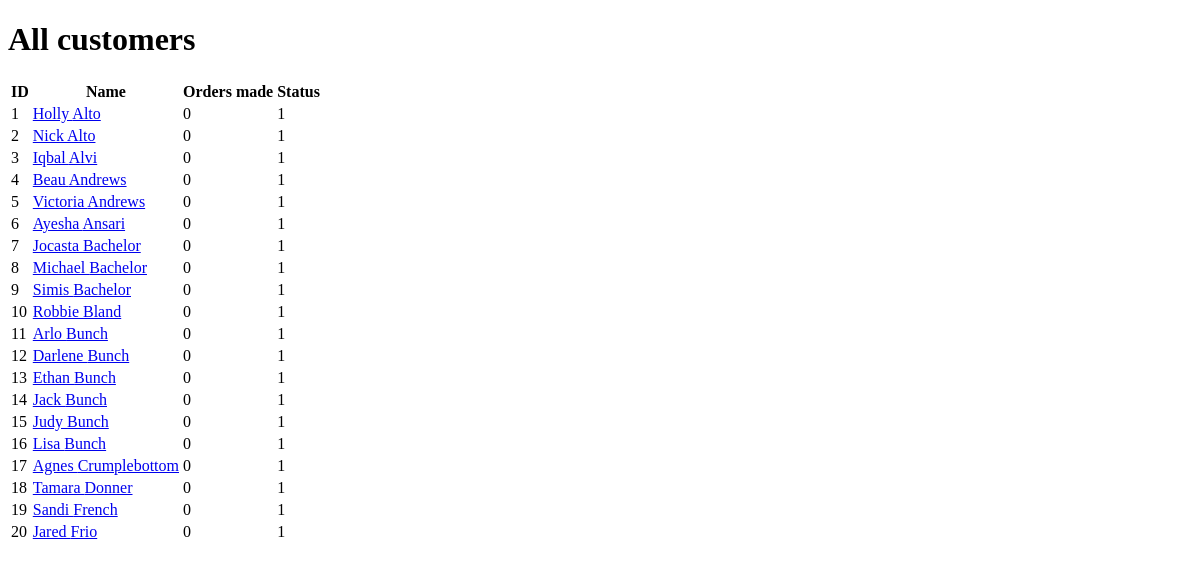
The app's page /, older data.
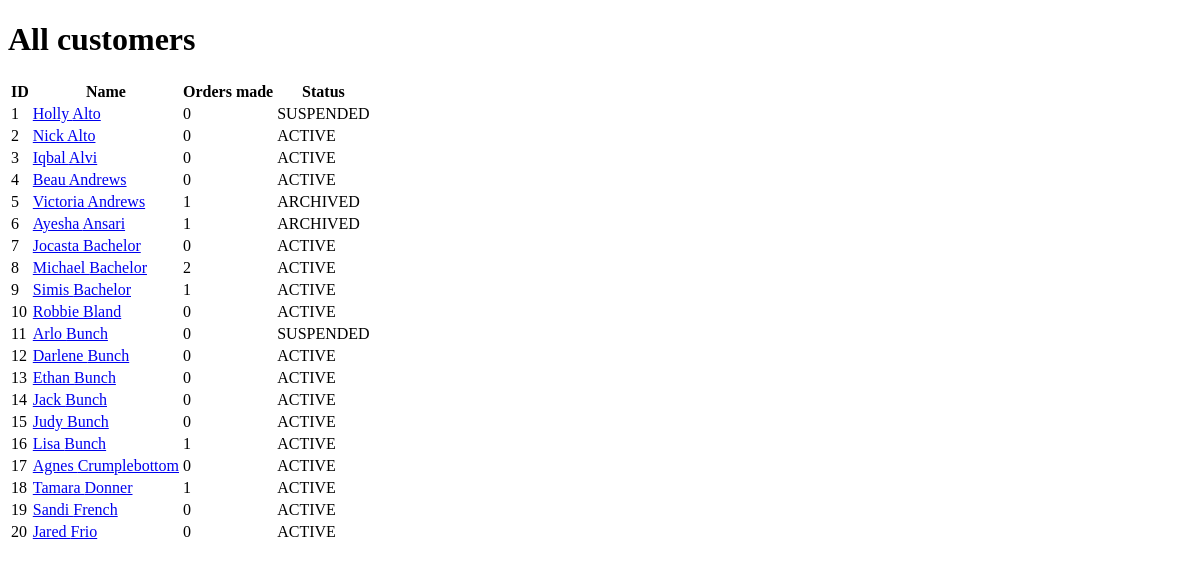
The same page, newer data.
### bookshop/models.py (models this page shows, shortened)
class Customer(models.Model):
    CUSTOMER_STATUS_CHOICES = (
        ('ACTIVE', 'Active'),
        ('ARCHIVED', 'Archived'),
        ('SUSPENDED', 'Suspended')
    )
    first_name = models.CharField(max_length=20)
    last_name = models.CharField(max_length=20)
    email = models.EmailField(max_length=60)
    status = models.CharField(max_length=20, choices=CUSTOMER_STATUS_CHOICES)

### bookshop/views.py (the view)
# urls.py: path("", views.CustomerListView.as_view(), name="customer_list_view"),
class CustomerListView(ListView):
    model = Customer
    template_name = "bookshop/customer_list"
    context_object_name = "customers"
    paginate_by = 20

### bookshop/templates/bookshop/customer_list.html
{% extends 'base.html' %}
{% block content %}
{% load static %}
<h1>All customers</h1>
<table>
    <tr>
        <th>ID</th>
        <th>Name</th>
        <th>Orders made</th>
        <th>Status</th>
    </tr>
    {% for customer in customers %}
    <tr>
        <td>{{ customer.id }}</td>
        <td><a href="{% url 'customer_detail_view' customer.id %}">{{ customer.first_name }} {{ customer.last_name }}</a></td>
        <td>{{ customer.orders.count }}</td>
        <td>{{ customer.status }}</td>
    {% endfor %}
</table>
{% endblock %}

### templates/base.html (shortened to what this page needs)
{% load static %}
<!DOCTYPE html>
<html lang="en">
<head>
</head>
<body>
    <main>
        {% block content %}
        {% endblock content %}
    </main>
</body>
</html>

Row changes from the older to the newer data that the page shows:
changed Customer "Holly": status "1" → "SUSPENDED"
changed Customer "Nick": status "1" → "ACTIVE"
changed Customer "Iqbal": status "1" → "ACTIVE"
changed Customer "Beau": status "1" → "ACTIVE"
changed Customer "Victoria": orders.count "0" → "1"; status "1" → "ARCHIVED"
changed Customer "Ayesha": orders.count "0" → "1"; status "1" → "ARCHIVED"
changed Customer "Jocasta": status "1" → "ACTIVE"
changed Customer "Michael": orders.count "0" → "2"; status "1" → "ACTIVE"
changed Customer "Simis": orders.count "0" → "1"; status "1" → "ACTIVE"
changed Customer "Robbie": status "1" → "ACTIVE"
changed Customer "Arlo": status "1" → "SUSPENDED"
changed Customer "Darlene": status "1" → "ACTIVE"
changed Customer "Ethan": status "1" → "ACTIVE"
changed Customer "Jack": status "1" → "ACTIVE"
changed Customer "Judy": status "1" → "ACTIVE"
changed Customer "Lisa": orders.count "0" → "1"; status "1" → "ACTIVE"
changed Customer "Agnes": status "1" → "ACTIVE"
changed Customer "Tamara": orders.count "0" → "1"; status "1" → "ACTIVE"
changed Customer "Sandi": status "1" → "ACTIVE"
changed Customer "Jared": status "1" → "ACTIVE"
